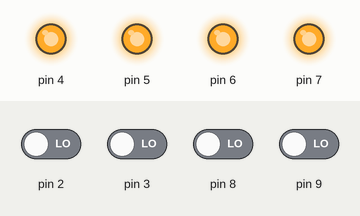
This sketch was run on a simulated Arduino Uno, built with avr-gcc and run on an emulated ATmega328P. Parts: output pins drawn as LEDs (lit = HIGH). The inputs (shaded band) are chosen by the test bench; at power-on: pin 2, pin 3, pin 8, pin 9 LOW.

Above: at 1.2 s.
1.3 s: pin 3 driven HIGH
At 2.5 s:
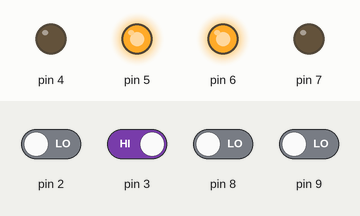
2.8 s: pin 2 driven HIGH
At 3.7 s:
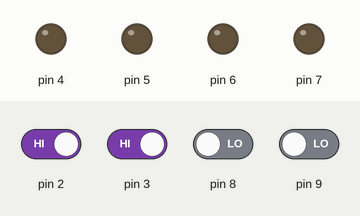
4.3 s: pin 3 driven LOW
At 5.1 s:
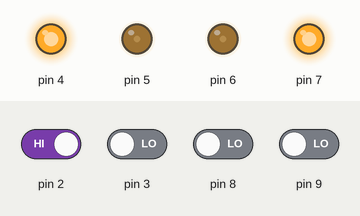
5.8 s: pin 8 driven HIGH
At 7.0 s:
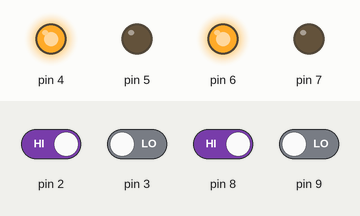
7.3 s: pin 9 driven HIGH
At 8.5 s:
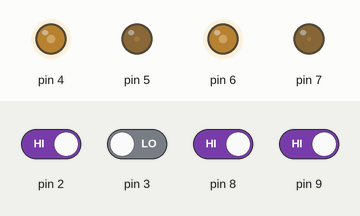
8.8 s: pin 2 driven LOW
At 9.3 s:
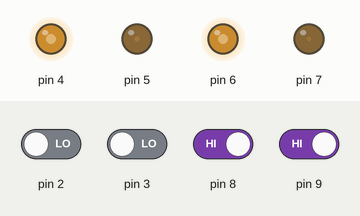
Timing chart, 0 to 11.3 s (numbered marks = the images above; inputs shaded):
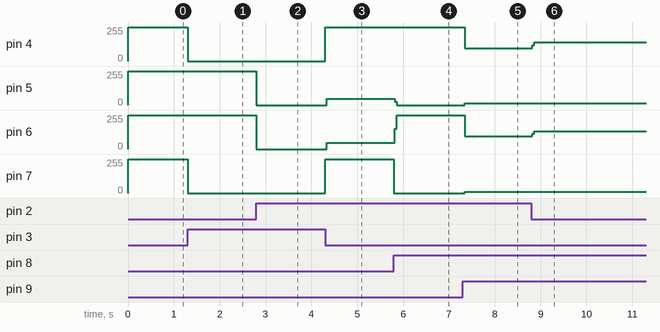

The sketch:

glove.ino
```cpp
int ma;
int c;
long accx;
long accy;
int min;
int max;

void setup()
{
	// initaization
  ma=1;
  c=0;

  min=492;
  max=532;
  accx=0;
  accy=0;
  pinMode(A1,INPUT);
  pinMode(A0,INPUT);
	pinMode(4,OUTPUT);
	pinMode(5,OUTPUT);
  pinMode(6,OUTPUT);
  pinMode(7,OUTPUT);
	pinMode(8,INPUT);
  pinMode(9,INPUT);
  pinMode(2,INPUT);
  pinMode(3,INPUT);
  analogReference(EXTERNAL);
        digitalWrite(4, HIGH);
        digitalWrite(5, HIGH);
        digitalWrite(6, HIGH);
        digitalWrite(7, HIGH);
}

void loop()
{
			// forward
			if(digitalRead(8) == ma)

			{ while(c==LOW)
      {
        digitalWrite(5, LOW);
        digitalWrite(7, LOW);
        delayMicroseconds(100);
        if(digitalRead(9)==HIGH)
          {
            c=HIGH;
          }
			}
			}
     c=0;
			// backward
			if(digitalRead(9) == ma)
		{
        digitalWrite(4, LOW);
        digitalWrite(6, LOW);
			 delayMicroseconds(100);
			}
     // right
     if(digitalRead(2) == ma)

      {
        digitalWrite(5, LOW);
        digitalWrite(6, LOW);
        delayMicroseconds(100);
      }
      // left
      if(digitalRead(3) == ma)
      {
        digitalWrite(4, LOW);
        digitalWrite(7, LOW);
        delayMicroseconds(100);
     }
     else
     {digitalWrite(4,HIGH);
      digitalWrite(5,HIGH);
      digitalWrite(6,HIGH);
      digitalWrite(7,HIGH);
     }
     }
```

Measured:
- after the input at 1.3 s, pin 4, pin 7: 255/255 → 0/255 at once
- after the input at 2.8 s, pin 5, pin 6: 255/255 → 0/255 at once
- after the input at 4.3 s, pin 4, pin 7: 0/255 → 255/255 at once; pin 5, pin 6: 0/255 → 47/255 at once
- after the input at 5.8 s, pin 5: 47/255 → 0/255 at once; pin 6: 47/255 → 255/255 at once; pin 7: 255/255 → 0/255 at once
- after the input at 7.3 s, pin 4: 255/255 → 97/255 at once; pin 5: 0/255 → 13/255 at once; pin 6: 255/255 → 95/255 at once; pin 7: 0/255 → 9/255 at once
- after the input at 8.8 s, pin 4: 97/255 → 139/255 at once; pin 6: 95/255 → 135/255 at once
